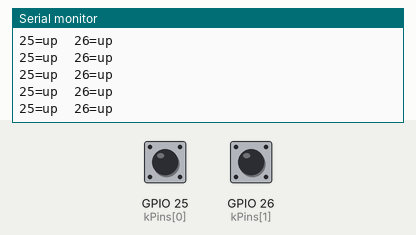
Bench run of a sketch on a simulated ESP32. On the bench: the last lines printed to the serial monitor. Inputs (shaded band) come from the test bench; at power-on: GPIO 25 (kPins[0]) HIGH, GPIO 26 (kPins[1]) HIGH.

Above: at 1.4 s.
1.5 s: GPIO 25 (kPins[0]) pulled LOW for 0.25 s
At 1.76 s:
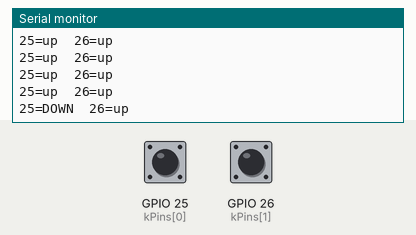
3.2 s: GPIO 26 (kPins[1]) pulled LOW for 0.25 s
At 3.36 s:
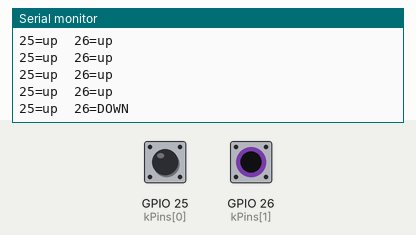
4.9 s: GPIO 25 (kPins[0]) driven LOW and GPIO 26 (kPins[1]) driven LOW
At 5.16 s:
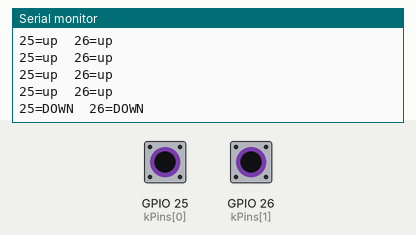

The sketch:

button_test.ino
```cpp
// Upload this sketch, then press the button.
// One leg to GPIO 25 or GPIO 26. The other leg to GND.
// Serial Monitor at 115200. DOWN means that pin is touching GND.

static const int kPins[] = {25, 26};
static const int kPinCount = 2;

void setup() {
    Serial.begin(115200);
    delay(200);
    for (int i = 0; i < kPinCount; i++) {
        pinMode(kPins[i], INPUT_PULLUP);
    }
    Serial.println("Button test. Press the button.");
}

void loop() {
    for (int i = 0; i < kPinCount; i++) {
        bool down = digitalRead(kPins[i]) == LOW;
        Serial.print(kPins[i]);
        Serial.print(down ? "=DOWN" : "=up");
        if (i + 1 < kPinCount) {
            Serial.print("  ");
        }
    }
    Serial.println();
    delay(200);
}
```

Measured:
- after the input at 1.5 s, the serial monitor: prints a new line after 0.10 s (image 1)
- after the input at 3.2 s, the serial monitor: prints a new line at once (image 2)
- after the input at 4.9 s, the serial monitor: prints a new line after 0.10 s (image 3)
